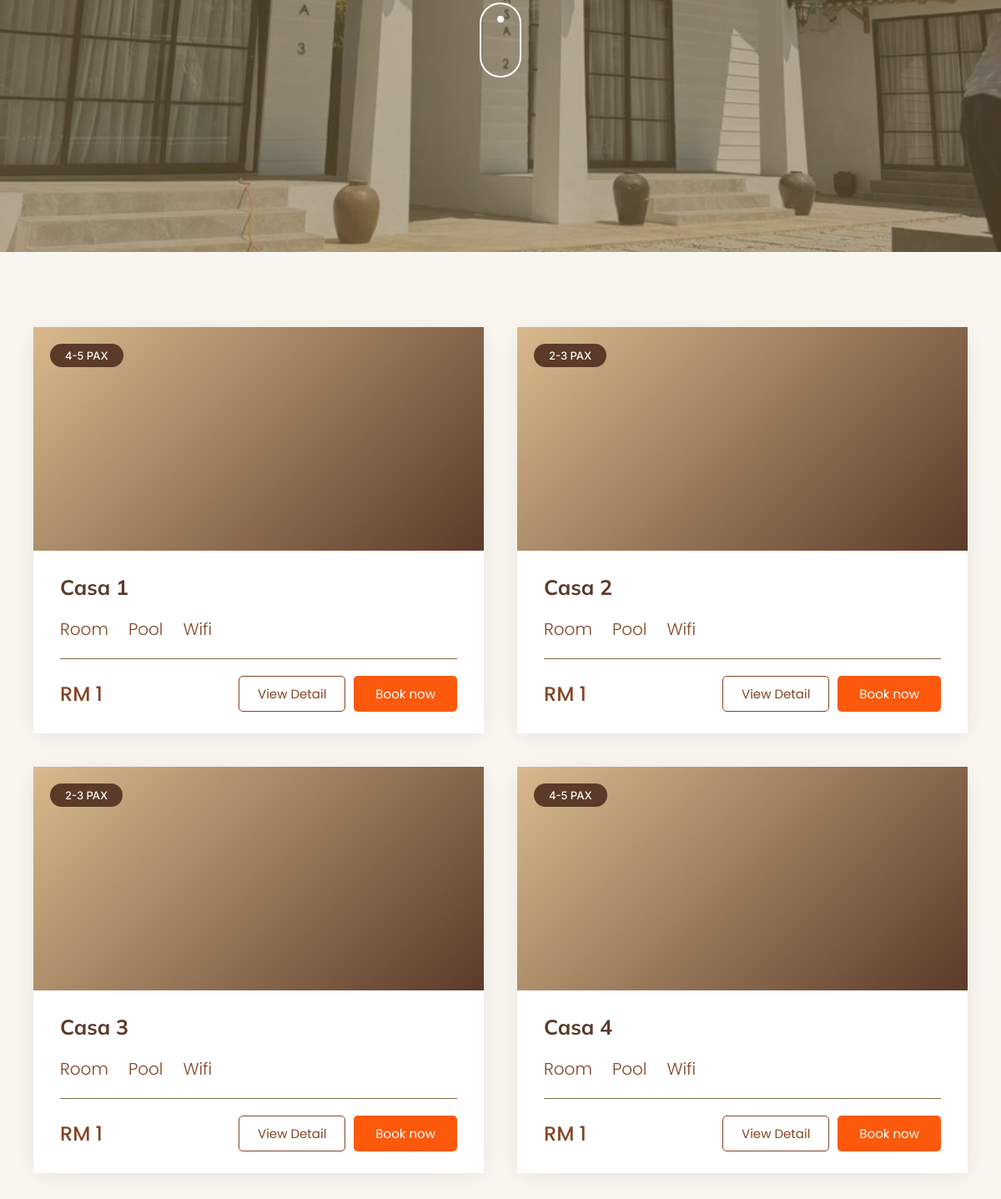
The app's page /customer/villa.php (middle part), older data.
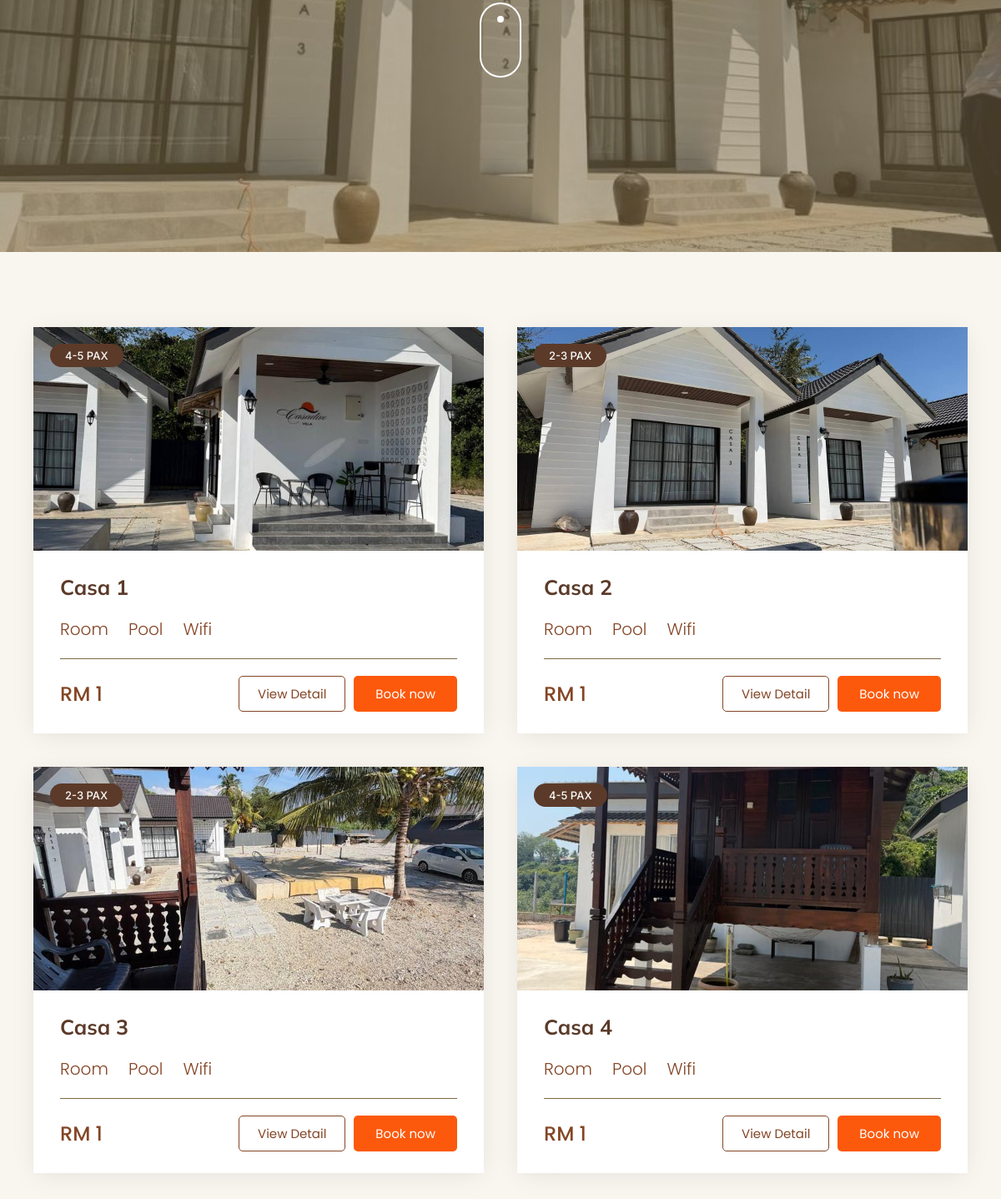
The same page, newer data.
### tables this page shows
CREATE TABLE `accommodation` (
  accommodation_id   INT UNSIGNED AUTO_INCREMENT PRIMARY KEY,
  accommodation_name VARCHAR(100) NOT NULL,
  accommodation_type ENUM('Villa','Campsite') NOT NULL,
  price              DECIMAL(10,2) NOT NULL COMMENT 'weekday / base rate per night, used for all booking calculations',
  price_weekend      DECIMAL(10,2) NULL COMMENT 'display only — not applied to booking totals yet',
  price_holiday      DECIMAL(10,2) NULL COMMENT 'display only — not applied to booking totals yet',
  capacity           INT UNSIGNED NOT NULL,
  pax_label          VARCHAR(30) NULL COMMENT 'display string e.g. "4-5 PAX", falls back to "Max N guests"',
  features           TEXT NULL COMMENT 'one feature per line, e.g. "Wifi\nAircond\nSea View"',
  description        TEXT,
  status             ENUM('available','unavailable','maintenance') NOT NULL DEFAULT 'available',
  image              VARCHAR(255),
  door_code          VARCHAR(20) COMMENT 'lock box / door code shown to the guest in the check-in reminder'
);

### customer/villa.php (called while the page is built, shortened)
<?php
require_once __DIR__ . '/../includes/db.php';
$searchCheckIn = trim((string) ($_GET['check_in'] ?? ''));
$searchCheckOut = trim((string) ($_GET['check_out'] ?? ''));
$searchGuestsRaw = trim((string) ($_GET['guests'] ?? ''));
$searchActive = $searchCheckIn !== '' || $searchCheckOut !== '' || $searchGuestsRaw !== '';
$villas = [];
$maxVillaCapacity = (int) $pdo->query(
    "SELECT COALESCE(MAX(capacity), 0) FROM accommodation WHERE accommodation_type = 'Villa' AND status = 'available'"
)->fetchColumn();
if ($searchActive) {
    $searchGuests = filter_var($searchGuestsRaw, FILTER_VALIDATE_INT);
    if ($searchGuests === false || $searchGuests < 1) {
        $searchError = 'Please enter a valid number of guests.';
    } elseif ($searchGuests > $maxVillaCapacity) {
        $searchError = "Sorry, our Villa packages can't accommodate more than {$maxVillaCapacity} guests. Please reduce the number of guests, or try Campsite instead.";
    } elseif ($searchCheckIn !== '' && $searchCheckOut !== '' && $searchCheckOut <= $searchCheckIn) {
        $searchError = 'Check-out date must be after check-in date.';
    } else {
        $useDates = $searchCheckIn !== '' && $searchCheckOut !== '';
        $matches = recommend_accommodations($pdo, [
            'guests' => $searchGuests,
            'type' => 'Villa',
            'check_in' => $useDates ? $searchCheckIn : null,
            'check_out' => $useDates ? $searchCheckOut : null,
            'budget' => null,
        ]);
        $villas = array_column($matches, 'accommodation');
        if (!$villas) {
            $searchError = $useDates
                ? 'No villas are available for those dates with that number of guests. Please try different dates.'
                : 'No villas match that number of guests right now.';
        }
    }
} else {
    $villas = $pdo->query(
        "SELECT * FROM accommodation WHERE accommodation_type = 'Villa' AND status = 'available' ORDER BY accommodation_id"
    )->fetchAll();
}
require __DIR__ . '/views/villa.view.php';

### customer/views/villa.view.php (the view, shortened to what this page needs)
<?php include __DIR__ . '/../../includes/header.php'; ?>
  <section class="hero" id="top" style="background-image:linear-gradient(rgba(124,106,70,.55), rgba(124,106,70,.55)), url('../assets/images/casa2-casa3-day.jpg');background-size:cover;background-position:center;">
    <a href="#packages" class="scroll-down" aria-label="Scroll down"><span></span></a>
  </section>
  <section class="packages" id="packages">
    <div class="container">
      <?php
      $searchQuery = $searchActive
          ? '&check_in=' . urlencode($searchCheckIn) . '&check_out=' . urlencode($searchCheckOut) . '&guests=' . urlencode((string) ($_GET['guests'] ?? ''))
          : '';
      ?>
      <div class="package-grid">
      <?php foreach ($villas as $villa):
        $searchText = strtolower(($villa['features'] ?? '') . ' ' . ($villa['description'] ?? ''));
        $hasPool = strpos($searchText, 'pool') !== false;
        $hasWifi = strpos($searchText, 'wifi') !== false;
        $roomLabel = ($hasPool || $hasWifi) ? 'Room' : 'Room Only';
        $paxLabel = $villa['pax_label'] ?: ('Max ' . (int) $villa['capacity'] . ' guests');
        $mediaStyle = $villa['image'] ? ' style="background-image:url(\'' . htmlspecialchars($villa['image']) . '\');background-size:cover;background-position:center;"' : '';
      ?>
      <article class="package-card">
        <div class="package-media"<?= $mediaStyle ?>>
          <div class="package-badges">
            <span class="badge"><?= htmlspecialchars(strtoupper($paxLabel)) ?></span>
          </div>
        </div>
        <div class="package-body">
          <h3 class="package-name"><?= htmlspecialchars($villa['accommodation_name']) ?></h3>
          <div class="package-features">
            <div class="feature"><?= $icons['room'] ?><span><?= $roomLabel ?></span></div>
            <?php if ($hasPool): ?>
              <div class="feature"><?= $icons['pool'] ?><span>Pool</span></div>
            <?php endif; ?>
            <?php if ($hasWifi): ?>
              <div class="feature"><?= $icons['wifi'] ?><span>Wifi</span></div>
            <?php endif; ?>
          </div>
          <hr class="package-divider">
          <div class="package-footer">
            <span class="package-price">RM <?= number_format((float) $villa['price'], 0) ?></span>
            <div class="package-actions">
              <a href="detail.php?id=<?= (int) $villa['accommodation_id'] ?>" class="btn view-detail">View Detail</a>
              <a href="bookingform.php?accommodation=<?= urlencode($villa['accommodation_name']) . $searchQuery ?>" class="btn book-now">Book now</a>
            </div>
          </div>
        </div>
      </article>
      <?php endforeach; ?>
      </div>
    </div>
  </section>
<?php include __DIR__ . '/../../includes/footer.php'; ?>

Row changes from the older to the newer data that the page shows:
changed accommodation "Casa 1": image: picture added
changed accommodation "Casa 2": image: picture added
changed accommodation "Casa 3": image: picture added
changed accommodation "Casa 4": image: picture added
